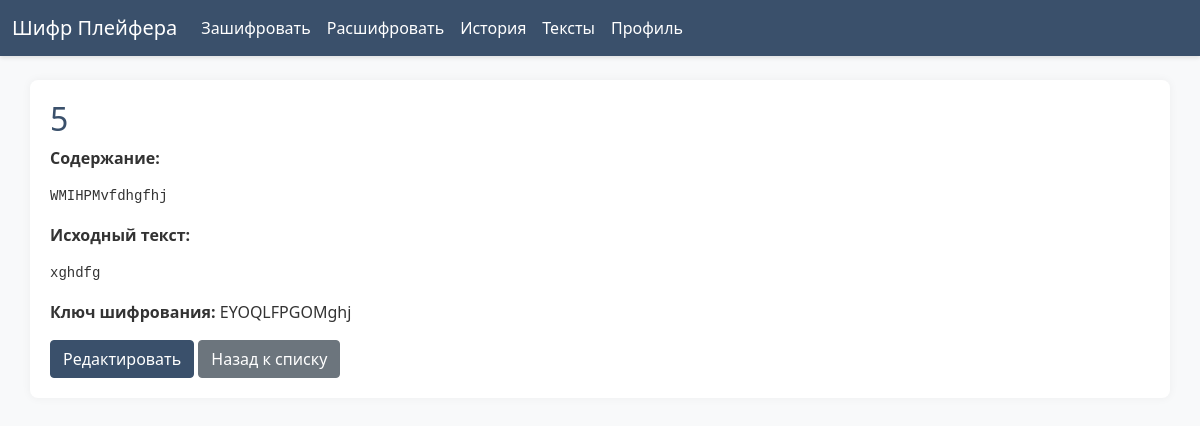
Screenshot of /texts/25/ (signed in) with the database file from the repository.
### cipher/models.py (models this page shows)
class Text(models.Model):
    user = models.ForeignKey(User, on_delete=models.CASCADE)
    title = models.CharField(max_length=200)
    content = models.TextField()
    original_content = models.TextField(blank=True, null=True)
    key = models.CharField(max_length=200, blank=True, null=True)
    is_encrypted = models.BooleanField(default=False)
    is_manually_added = models.BooleanField(default=True)
    created_at = models.DateTimeField(auto_now_add=True)
    updated_at = models.DateTimeField(auto_now=True)

### cipher/views.py (the view)
# urls.py: path('texts/<int:text_id>/', views.view_text_page, name='view_text'),
@login_required
def view_text_page(request, text_id):
    text = Text.objects.get(id=text_id, user=request.user)
    return render(request, 'cipher/view_text.html', {
        'text': text,
        'show_key': text.key is not None,
        'is_encrypted': text.is_encrypted,
    })

### cipher/templates/cipher/view_text.html (shortened to what this page needs)
{% extends 'cipher/base.html' %}
{% block content %}
<h2 id="text-title">{{ text.title }}</h2>
<p><strong>Содержание:</strong></p>
<pre id="text-content">{{ text.content }}</pre>
{% if text.original_content %}
    <p><strong>Исходный текст:</strong></p>
    <pre id="original-content">{{ text.original_content }}</pre>
{% endif %}
{% if show_key %}
    <p><strong>Ключ шифрования:</strong> <span id="text-key">{{ text.key }}</span></p>
{% endif %}
<button id="edit-button" class="btn btn-primary">Редактировать</button>
<a href="{% url 'text_list' %}" class="btn btn-secondary">Назад к списку</a>
{% endblock %}

### cipher/templates/cipher/base.html (style rules this page uses)
body { font-family: 'Segoe UI', Tahoma, Geneva, Verdana, sans-serif; background-color: #f8f9fa; color: #333; padding-top: 60px; }
h1, h2, h3 { color: #3a506b; }
.btn-primary { background-color: #3a506b; border-color: #3a506b; }

### rows the page displays
Text: title "5", content "WMIHPMvfdhgfhj", original_content "xghdfg", key "EYOQLFPGOMghj"
